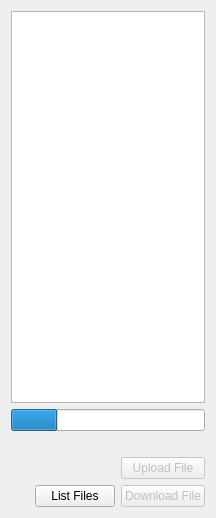
<?xml version="1.0" encoding="UTF-8"?>
<ui version="4.0">
 <class>QGCUASFileView</class>
 <widget class="QWidget" name="QGCUASFileView">
  <property name="geometry">
   <rect>
    <x>0</x>
    <y>0</y>
    <width>216</width>
    <height>518</height>
   </rect>
  </property>
  <property name="windowTitle">
   <string>Form</string>
  </property>
  <layout class="QGridLayout" name="gridLayout">
   <item row="5" column="1">
    <widget class="QPushButton" name="listFilesButton">
     <property name="text">
      <string>List Files</string>
     </property>
    </widget>
   </item>
   <item row="1" column="0" colspan="3">
    <widget class="QProgressBar" name="progressBar">
     <property name="value">
      <number>24</number>
     </property>
     <property name="textVisible">
      <bool>false</bool>
     </property>
    </widget>
   </item>
   <item row="0" column="0" colspan="3">
    <widget class="QTreeWidget" name="treeWidget">
     <property name="contextMenuPolicy">
      <enum>Qt::NoContextMenu</enum>
     </property>
     <property name="headerHidden">
      <bool>true</bool>
     </property>
     <column>
      <property name="text">
       <string notr="true">1</string>
      </property>
     </column>
    </widget>
   </item>
   <item row="5" column="2">
    <widget class="QPushButton" name="downloadButton">
     <property name="enabled">
      <bool>false</bool>
     </property>
     <property name="text">
      <string>Download File</string>
     </property>
    </widget>
   </item>
   <item row="3" column="0" colspan="3">
    <widget class="QLabel" name="statusText">
     <property name="sizePolicy">
      <sizepolicy hsizetype="Expanding" vsizetype="Preferred">
       <horstretch>0</horstretch>
       <verstretch>0</verstretch>
      </sizepolicy>
     </property>
     <property name="text">
      <string/>
     </property>
    </widget>
   </item>
   <item row="4" column="2">
    <widget class="QPushButton" name="uploadButton">
     <property name="enabled">
      <bool>false</bool>
     </property>
     <property name="text">
      <string>Upload File</string>
     </property>
    </widget>
   </item>
  </layout>
 </widget>
 <resources/>
 <connections/>
</ui>
